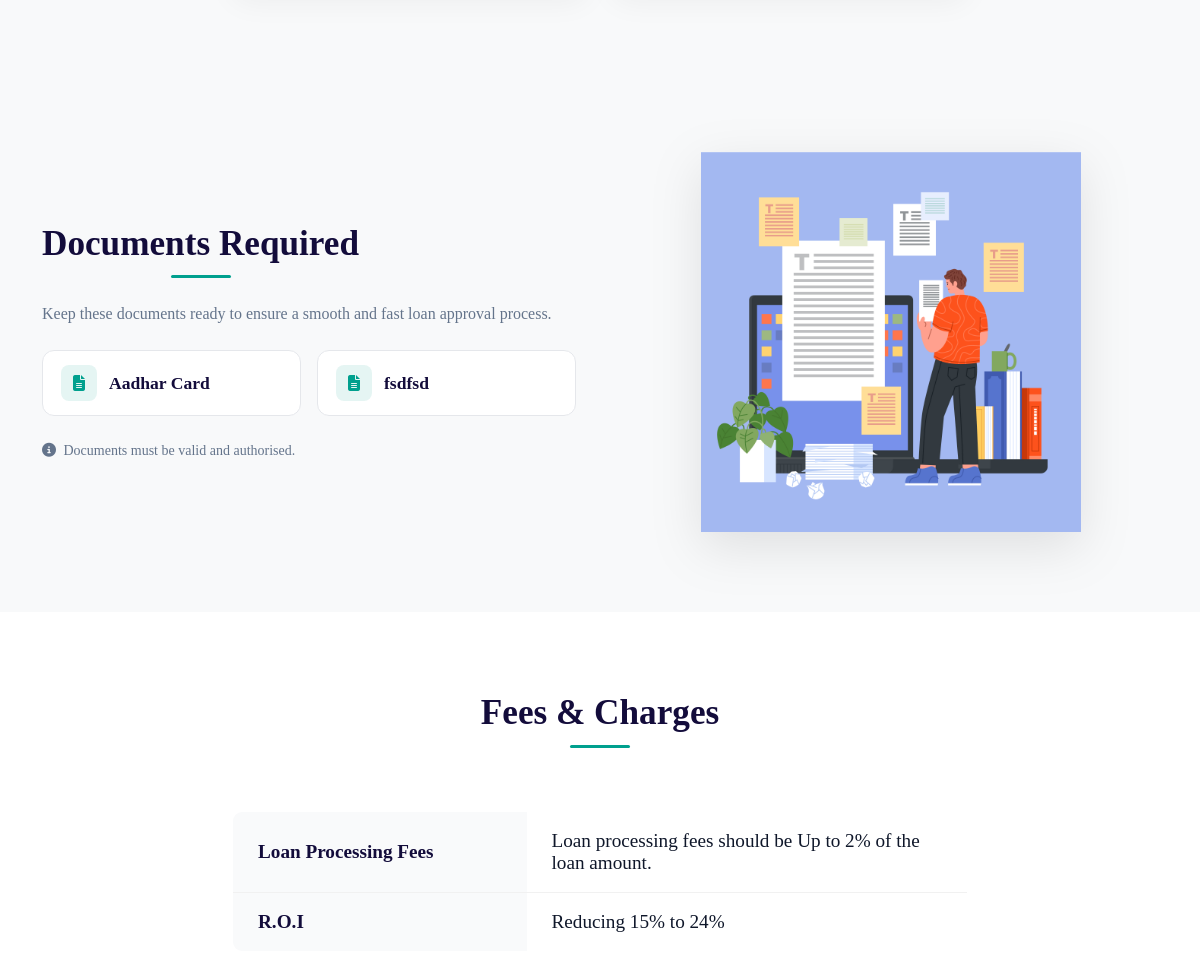
Page /services.php?slug=looking-for-a-secured-business-loan (middle part) on the earlier database version.
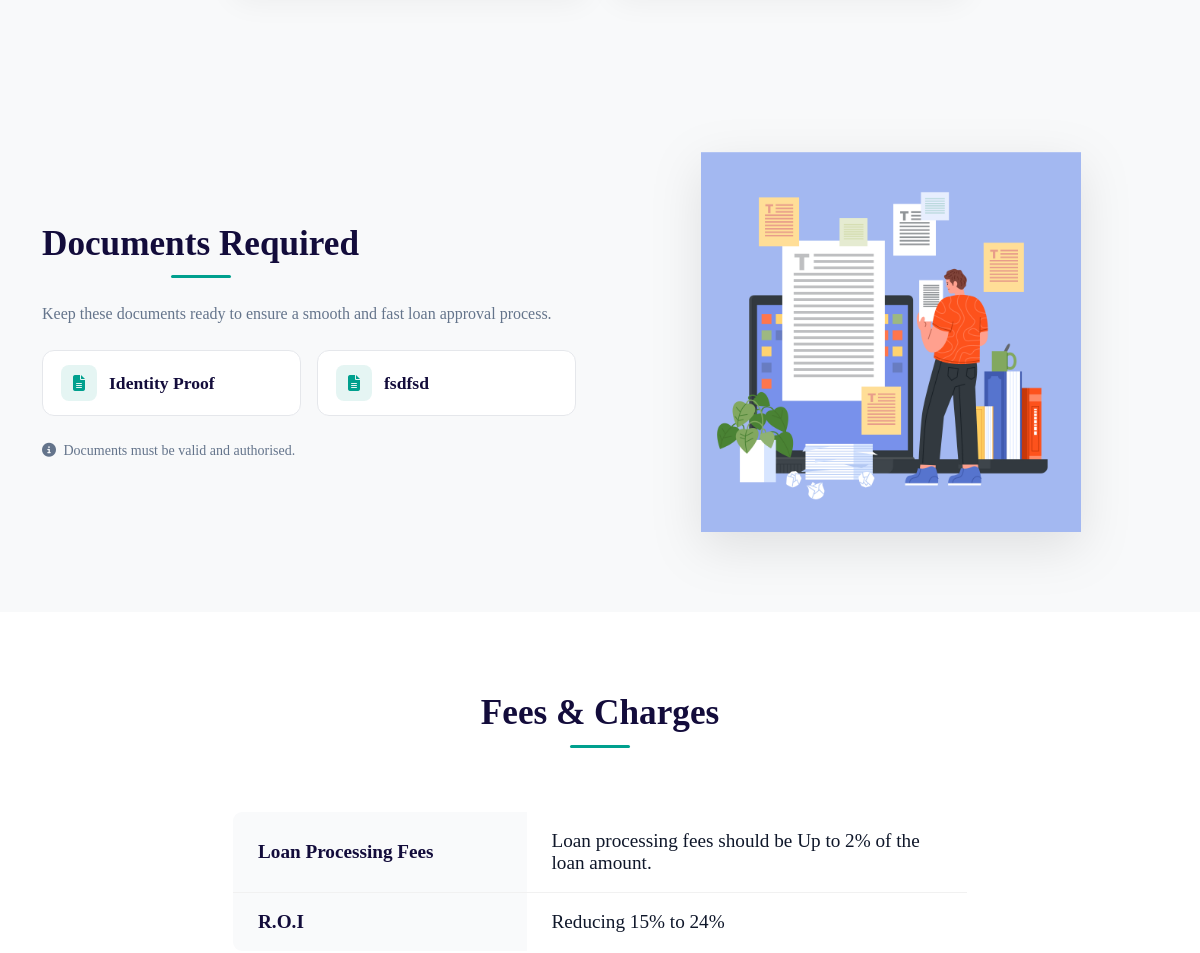
Same page on the later database version.
### tables this page shows
CREATE TABLE `service_documents` (
  `id` bigint(20) UNSIGNED NOT NULL,
  `service_id` bigint(20) UNSIGNED NOT NULL,
  `doc_name` varchar(255) NOT NULL,
  `disclaimer` text DEFAULT NULL,
  `created_at` timestamp NULL DEFAULT current_timestamp(),
  `updated_at` timestamp NULL DEFAULT current_timestamp() ON UPDATE current_timestamp()
);

CREATE TABLE `service_fees_charges` (
  `id` bigint(20) UNSIGNED NOT NULL,
  `service_id` bigint(20) UNSIGNED NOT NULL,
  `fee_key` varchar(255) NOT NULL,
  `fee_value` text NOT NULL,
  `created_at` timestamp NULL DEFAULT current_timestamp(),
  `updated_at` timestamp NULL DEFAULT current_timestamp() ON UPDATE current_timestamp()
);

### insert/service_detail.php (called while the page is built, shortened)
<?php
function getServiceData($slug) {
    $data = [
        'service' => null,
        'overview' => null,
        'features' => [],
        'why_choose' => [],
        'eligibility' => [],
        'documents' => [],
        'fees' => [],
        'banks' => [],
        'repayments' => [],
        'error' => null,
        'pageTitle' => 'Service Details'
    ];
    include('includes/connection.php');
    $query = "SELECT `id`, `category_id`, `sub_category_id`, `service_name`, `title`, `slug`, `short_description`, `long_description`,`hero_image`,  `created_at`, `updated_at`
              FROM `services`
              WHERE `slug` = ? AND `slug` IS NOT NULL AND `slug` != '' LIMIT 1";
    if($stmt = mysqli_prepare($conn, $query)) {
        mysqli_stmt_bind_param($stmt, "s", $slug);
        if(mysqli_stmt_execute($stmt)) {
            $result = mysqli_stmt_get_result($stmt);
            if(mysqli_num_rows($result) > 0) {
                $service = mysqli_fetch_assoc($result);
                $service = array_map(function($value) { return $value === null ? '' : $value; }, $service);
                $data['service'] = $service;
                $data['pageTitle'] = $service['title'];
                $service_id = $service['id'];
                $o_query = "SELECT `title`, `keys`, `values` FROM `service_overview` WHERE `service_id` = ? LIMIT 1";
                if($o_stmt = mysqli_prepare($conn, $o_query)) {
                    mysqli_stmt_bind_param($o_stmt, "i", $service_id);
                    if(mysqli_stmt_execute($o_stmt)) {
                        $o_result = mysqli_stmt_get_result($o_stmt);
                        if(mysqli_num_rows($o_result) > 0) {
                            $row = mysqli_fetch_assoc($o_result);
                            $keys = json_decode($row['keys'], true);
                            $values = json_decode($row['values'], true);
                            if(is_array($keys) && is_array($values)) {
                                $data['overview'] = [
                                    'intro' => $row['title'],
                                    'data' => array_combine($keys, $values)
                                ];
                            }
                        }
                    }
                }
                $f_query = "SELECT `title`, `description` FROM `service_features` WHERE `service_id` = ?";
                if($f_stmt = mysqli_prepare($conn, $f_query)) {
                    mysqli_stmt_bind_param($f_stmt, "i", $service_id);
                    if(mysqli_stmt_execute($f_stmt)) {
                        $f_result = mysqli_stmt_get_result($f_stmt);
                        while($row = mysqli_fetch_assoc($f_result)) {
                            $data['features'][] = $row;
                        }
                    }
                }
                $w_query = "SELECT `image`, `title`, `description` FROM `service_why_choose_us` WHERE `service_id` = ?";
                if($w_stmt = mysqli_prepare($conn, $w_query)) {
                    mysqli_stmt_bind_param($w_stmt, "i", $service_id);
                    if(mysqli_stmt_execute($w_stmt)) {
                        $w_result = mysqli_stmt_get_result($w_stmt);
                        while($row = mysqli_fetch_assoc($w_result)) {
                            $data['why_choose'][] = $row;
                        }
                    }
                }
                $e_query = "SELECT `criteria_key`, `criteria_value` FROM `service_eligibility_criteria` WHERE `service_id` = ?";
                if($e_stmt = mysqli_prepare($conn, $e_query)) {
                    mysqli_stmt_bind_param($e_stmt, "i", $service_id);
                    if(mysqli_stmt_execute($e_stmt)) {
                        $e_result = mysqli_stmt_get_result($e_stmt);
                        while($row = mysqli_fetch_assoc($e_result)) {
                            $data['eligibility'][] = $row;
                        }
                    }
                }
                $d_query = "SELECT `doc_name`, `disclaimer` FROM `service_documents` WHERE `service_id` = ?";
                if($d_stmt = mysqli_prepare($conn, $d_query)) {
                    mysqli_stmt_bind_param($d_stmt, "i", $service_id);
                    if(mysqli_stmt_execute($d_stmt)) {
                        $d_result = mysqli_stmt_get_result($d_stmt);
                        while($row = mysqli_fetch_assoc($d_result)) {
                            $data['documents'][] = $row;
                        }
                    }
                }
                $fee_query = "SELECT `fee_key`, `fee_value` FROM `service_fees_charges` WHERE `service_id` = ?";
                if($fee_stmt = mysqli_prepare($conn, $fee_query)) {
                    mysqli_stmt_bind_param($fee_stmt, "i", $service_id);
                    if(mysqli_stmt_execute($fee_stmt)) {
                        $fee_result = mysqli_stmt_get_result($fee_stmt);
                        while($row = mysqli_fetch_assoc($fee_result)) {
                            $data['fees'][] = $row;
                        }
                    }
                }
            $bank_query = "SELECT `bank_key`, `bank_value`, `bank_image`
               FROM `service_banks`
               WHERE `service_id` = ?";
                if($bank_stmt = mysqli_prepare($conn, $bank_query)) {
                    mysqli_stmt_bind_param($bank_stmt, "i", $service_id);
                    if(mysqli_stmt_execute($bank_stmt)) {
                        $bank_result = mysqli_stmt_get_result($bank_stmt);
                        while($row = mysqli_fetch_assoc($bank_result)) {
                            $data['banks'][] = $row;
                        }
                    }
                }
                $repayment_query = "SELECT `title`, `description` FROM `service_loan_repayment` WHERE `service_id` = ?";
                if($r_stmt = mysqli_prepare($conn, $repayment_query)) {
                    mysqli_stmt_bind_param($r_stmt, "i", $service_id);
                    if(mysqli_stmt_execute($r_stmt)) {
                        $r_result = mysqli_stmt_get_result($r_stmt);
                        while($row = mysqli_fetch_assoc($r_result)) {
                            $data['repayments'][] = $row;
                        }
                    }
                }
            } else {
                $data['error'] = "Service not found.";
            }
        } else {
            $data['error'] = "Unable to fetch details.";
        }
    } else {
        $data['error'] = "Database query failed.";
    }
    return $data;
}
?>

### services.php (the view, shortened to what the changed rows need)
<?php
require_once 'insert/service_detail.php';
$slug = isset($_GET['slug']) ? trim($_GET['slug']) : '';
$data = getServiceData(slug: $slug);
$service = $data['service'];
$documents = $data['documents'];
$fees = $data['fees'];
$error = $data['error'];
include 'includes/header.php';
?>
<main>
    <?php if (isset($error) && !empty($error) && $service === null): ?>
        <div class="container py-5 mt-5 text-center fade-in-up">
            <h2 class="text-danger">Oops!</h2>
            <p class="text-muted"><?php echo htmlspecialchars($error); ?></p>
            <a href="index.php" class="btn btn-primary rounded-pill">Back to Home</a>
        </div>
    <?php elseif ($service): ?>
<section class="section-padding bg-light">
    <div class="container">
        <div class="row align-items-center g-5">
            <div class="col-lg-6 fade-in-up">
                <h2 class="section-title mb-4">
                    Documents Required
                </h2>
                <div class="row g-3">
                    <?php
                    $doc_list = (count($documents) > 0) ? $documents : [
                        ['doc_name' => 'Aadhaar Card'],
                        ['doc_name' => 'PAN Card'],
                        ['doc_name' => 'Photograph'],
                        ['doc_name' => 'Business Proof'],
                        ['doc_name' => 'Ownership Proof (Optional)'],
                    ];
                    foreach ($doc_list as $doc):
                    ?>
                        <div class="col-sm-6">
                            <div class="doc-item">
                                <span class="doc-icon">
                                    <i class="fas fa-file-alt"></i>
                                </span>
                                <span class="doc-text">
                                    <?= htmlspecialchars($doc['doc_name']) ?>
                                </span>
                            </div>
                        </div>
                    <?php endforeach; ?>
                </div>
            </div>
        </div>
    </div>
</section>
        <section class="section-padding bg-white">
            <div class="container">
                <div class="text-center mb-5 fade-in-up">
                    <h2 class="section-title">Fees & Charges</h2>
                </div>
                <div class="row justify-content-center fade-in-up">
                    <div class="col-lg-8">
                        <table class="custom-table">
                            <tbody>
                                <?php
                                $fees_data = (count($fees) > 0) ? $fees : [['fee_key' => 'Processing Fee', 'fee_value' => '1% - 2%']];
                                foreach ($fees_data as $row) {
                                    echo "<tr><td>" . htmlspecialchars($row['fee_key']) . "</td><td>" . htmlspecialchars($row['fee_value']) . "</td></tr>";
                                }
                                ?>
                            </tbody>
                        </table>
                    </div>
                </div>
            </div>
        </section>
    <?php endif; ?>
</main>
<?php require_once 'includes/footer.php'; ?>

Differences in the rows shown:
removed service_documents: doc_name "Aadhar Card"
added service_documents: doc_name "Identity Proof"
